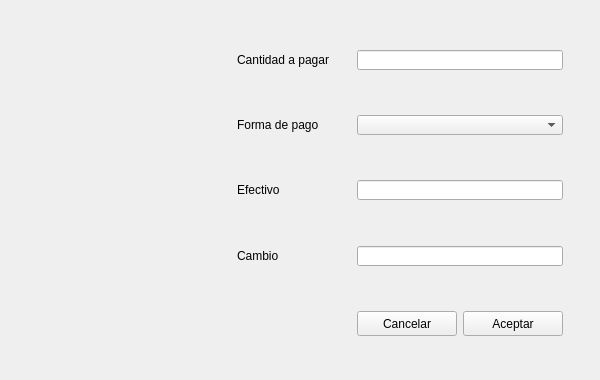
<?xml version="1.0" encoding="UTF-8"?>
<ui version="4.0">
 <class>Form</class>
 <widget class="QWidget" name="Form">
  <property name="geometry">
   <rect>
    <x>0</x>
    <y>0</y>
    <width>600</width>
    <height>380</height>
   </rect>
  </property>
  <property name="minimumSize">
   <size>
    <width>600</width>
    <height>380</height>
   </size>
  </property>
  <property name="maximumSize">
   <size>
    <width>600</width>
    <height>380</height>
   </size>
  </property>
  <property name="windowTitle">
   <string>Pagar</string>
  </property>
  <property name="windowIcon">
   <iconset>
    <normaloff>imagenes/iconos/Pagar (2).png</normaloff>imagenes/iconos/Pagar (2).png</iconset>
  </property>
  <property name="styleSheet">
   <string notr="true">QDialog{
background-color: rgb(255, 255, 255);
font: 75 12pt &quot;Arial&quot;;
}


QLabel{
    display: block;
    font: 15px Arial, Helvetica, sans-serif;
    margin-bottom: 15px;
}


QPushButton#pushButton_Aceptar{
background-color: white;
color:rgb(100, 186, 177);
}

QPushButton#pushButton_Aceptar:hover{
color:white;
background-color: rgb(100, 186, 177);
}


QPushButton#pushButton_Cancelar{
background-color: white;
color: rgb(186, 0, 0);
}

QPushButton#pushButton_Cancelar:hover{
background-color: rgb(186, 0, 0);
color: white;
}

QComboBox{
	border: 1px solid Black;
	background-color: #fff;
	border-radius: 4px;
}

QWidget{
background-color: rgb(255, 255, 255);
}


QLineEdit{
border: 1px solid Black;
background-color: rgb(255, 255, 255);
border-radius: 3px;
}


background-color: rgb(255, 255, 255);

</string>
  </property>
  <layout class="QGridLayout" name="gridLayout">
   <item row="10" column="3">
    <widget class="QPushButton" name="pushButton_Aceptar">
     <property name="minimumSize">
      <size>
       <width>100</width>
       <height>25</height>
      </size>
     </property>
     <property name="maximumSize">
      <size>
       <width>100</width>
       <height>25</height>
      </size>
     </property>
     <property name="text">
      <string>Aceptar</string>
     </property>
     <property name="icon">
      <iconset>
       <normaloff>imagenes/iconos/guardar.png</normaloff>imagenes/iconos/guardar.png</iconset>
     </property>
    </widget>
   </item>
   <item row="2" column="2" colspan="2">
    <widget class="QLineEdit" name="lineEdit_Cantidad_Pago">
     <property name="minimumSize">
      <size>
       <width>130</width>
       <height>20</height>
      </size>
     </property>
     <property name="maximumSize">
      <size>
       <width>250</width>
       <height>20</height>
      </size>
     </property>
    </widget>
   </item>
   <item row="2" column="4" rowspan="7">
    <spacer name="verticalSpacer">
     <property name="orientation">
      <enum>Qt::Vertical</enum>
     </property>
     <property name="sizeHint" stdset="0">
      <size>
       <width>20</width>
       <height>40</height>
      </size>
     </property>
    </spacer>
   </item>
   <item row="4" column="2" colspan="2">
    <widget class="QComboBox" name="comboBox_Forma_Pago">
     <property name="minimumSize">
      <size>
       <width>130</width>
       <height>20</height>
      </size>
     </property>
     <property name="maximumSize">
      <size>
       <width>250</width>
       <height>20</height>
      </size>
     </property>
    </widget>
   </item>
   <item row="2" column="1">
    <widget class="QLabel" name="label_2">
     <property name="maximumSize">
      <size>
       <width>130</width>
       <height>35</height>
      </size>
     </property>
     <property name="text">
      <string>Cantidad a pagar</string>
     </property>
    </widget>
   </item>
   <item row="4" column="1">
    <widget class="QLabel" name="label">
     <property name="maximumSize">
      <size>
       <width>130</width>
       <height>35</height>
      </size>
     </property>
     <property name="text">
      <string>Forma de pago</string>
     </property>
    </widget>
   </item>
   <item row="7" column="1">
    <spacer name="horizontalSpacer_4">
     <property name="orientation">
      <enum>Qt::Horizontal</enum>
     </property>
     <property name="sizeHint" stdset="0">
      <size>
       <width>40</width>
       <height>10</height>
      </size>
     </property>
    </spacer>
   </item>
   <item row="5" column="1">
    <spacer name="horizontalSpacer_3">
     <property name="orientation">
      <enum>Qt::Horizontal</enum>
     </property>
     <property name="sizeHint" stdset="0">
      <size>
       <width>40</width>
       <height>10</height>
      </size>
     </property>
    </spacer>
   </item>
   <item row="1" column="0" rowspan="11">
    <widget class="QLabel" name="label_5">
     <property name="minimumSize">
      <size>
       <width>220</width>
       <height>150</height>
      </size>
     </property>
     <property name="maximumSize">
      <size>
       <width>300</width>
       <height>300</height>
      </size>
     </property>
     <property name="text">
      <string/>
     </property>
     <property name="pixmap">
      <pixmap>imagenes/iconos/Pagar (2).png</pixmap>
     </property>
     <property name="scaledContents">
      <bool>true</bool>
     </property>
     <property name="margin">
      <number>25</number>
     </property>
    </widget>
   </item>
   <item row="9" column="2" colspan="2">
    <spacer name="horizontalSpacer_6">
     <property name="orientation">
      <enum>Qt::Horizontal</enum>
     </property>
     <property name="sizeHint" stdset="0">
      <size>
       <width>40</width>
       <height>20</height>
      </size>
     </property>
    </spacer>
   </item>
   <item row="8" column="2" colspan="2">
    <widget class="QLineEdit" name="lineEdit_Cambio">
     <property name="minimumSize">
      <size>
       <width>130</width>
       <height>20</height>
      </size>
     </property>
     <property name="maximumSize">
      <size>
       <width>250</width>
       <height>20</height>
      </size>
     </property>
    </widget>
   </item>
   <item row="6" column="2" colspan="2">
    <widget class="QLineEdit" name="lineEdit__Efectivo">
     <property name="minimumSize">
      <size>
       <width>130</width>
       <height>20</height>
      </size>
     </property>
     <property name="maximumSize">
      <size>
       <width>250</width>
       <height>20</height>
      </size>
     </property>
     <property name="clearButtonEnabled">
      <bool>true</bool>
     </property>
    </widget>
   </item>
   <item row="3" column="1">
    <spacer name="horizontalSpacer">
     <property name="orientation">
      <enum>Qt::Horizontal</enum>
     </property>
     <property name="sizeHint" stdset="0">
      <size>
       <width>40</width>
       <height>10</height>
      </size>
     </property>
    </spacer>
   </item>
   <item row="10" column="2">
    <widget class="QPushButton" name="pushButton_Cancelar">
     <property name="minimumSize">
      <size>
       <width>100</width>
       <height>25</height>
      </size>
     </property>
     <property name="maximumSize">
      <size>
       <width>100</width>
       <height>25</height>
      </size>
     </property>
     <property name="text">
      <string>Cancelar</string>
     </property>
     <property name="icon">
      <iconset>
       <normaloff>imagenes/iconos/cancelar.png</normaloff>imagenes/iconos/cancelar.png</iconset>
     </property>
    </widget>
   </item>
   <item row="11" column="1" colspan="4">
    <spacer name="horizontalSpacer_2">
     <property name="orientation">
      <enum>Qt::Horizontal</enum>
     </property>
     <property name="sizeHint" stdset="0">
      <size>
       <width>40</width>
       <height>20</height>
      </size>
     </property>
    </spacer>
   </item>
   <item row="8" column="1">
    <widget class="QLabel" name="label_4">
     <property name="maximumSize">
      <size>
       <width>130</width>
       <height>35</height>
      </size>
     </property>
     <property name="text">
      <string>Cambio</string>
     </property>
    </widget>
   </item>
   <item row="6" column="1">
    <widget class="QLabel" name="label_3">
     <property name="maximumSize">
      <size>
       <width>130</width>
       <height>35</height>
      </size>
     </property>
     <property name="text">
      <string>Efectivo</string>
     </property>
    </widget>
   </item>
  </layout>
 </widget>
 <resources/>
 <connections/>
</ui>
